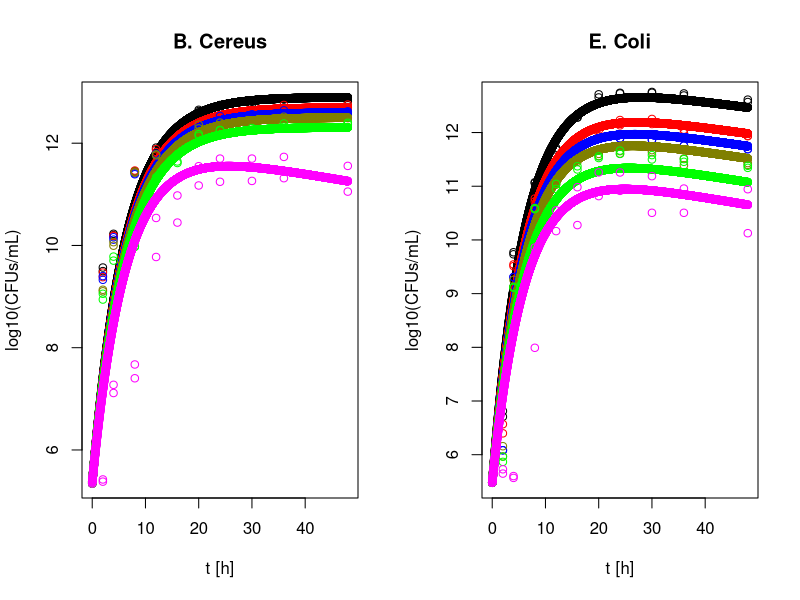

The R script that drew this image:
### Generate figures for bacterial concentration under carvacrol therapy


# (1) User-defined options:

# Step for time discretization:
h <- 0.01

# Estimated parameter values (first component of array for B.Cereus and second component for E.Coli):
mu_g0 <- c(2.7673,2.8545)
mu_d0 <- c(1.7591e-14,0.03046)
k_S   <- c(0.15944,0.1626)
k_g   <- c(0.00054077,0.0012016) 
k_d   <- c(0.14245,0.0012745)

###

# (2) Define experimental data:

# Measuring times [h] of each experiment:
t_exp <- c(0,2,4,8,12,16,20,24,30,36,48)

# Applied concentration of Carvacrol [mg/L] in each experiment:
C_exp <- c(0.000,50.000,75.000,100.00,150.000,200.000)       

# Number of experiments:
n_exp <- 6
           
# Experimental data (CFUs/mL) for B. Cereus (two repliques, one experiment per row):   
Exp1_CFUs_Bc <- rbind(c(240000, 3700000000, 15850000000, 2.795E+11, 8.2E+11,    1.35E+12,     4.25E+12, 5E+12,    6.45E+12,  7.15E+12, 6.55E+12),
                      c(240000, 2.40E+09,   1.55E+10,    2.92E+11,  6.70E+11,    1.15E+12,    2.53E+12, 3.30E+12, 3.90E+12,  5.60E+12, 5.70E+12),
                      c(240000, 2.13E+09,   1.45E+10,    2.57E+11,  6.20E+11,    8.80E+11,    1.99E+12, 3.40E+12, 3.70E+12,  4.40E+12, 4.20E+12),
                      c(240000, 1.27E+09,   1.16E+10,    2.79E+11,  5.80E+11,    8.70E+11,    2.30E+12, 2.53E+12, 2.70E+12,  3.30E+12, 3.10E+12),
                      c(240000, 8.75E+08,   5.05E+09,    9.40E+09,  8.90E+10,    4.40E+11,    1.40E+12, 1.78E+12, 1.83E+12,  2.43E+12, 2.51E+12),
                      c(240000, 240000,     18800000,    47000000,  34500000000, 95000000000, 3.55E+11, 5E+11,    5E+11,     5.4E+11,  3.6E+11))
 

Exp2_CFUs_Bc <- rbind(c(2.20E+05,3.15E+09,1.69E+10,2.79E+11,7.55E+11,1.34E+12,4.50E+12,5.60E+12,5.90E+12,7.30E+12,7.05E+12),
                      c(2.20E+05,2.95E+09,1.53E+10,2.69E+11,7.65E+11,1.02E+12,2.27E+12,3.30E+12,3.45E+12,4.85E+12,5.10E+12),
                      c(2.20E+05,2.52E+09,1.30E+10,2.47E+11,6.05E+11,6.80E+11,2.02E+12,2.70E+12,3.15E+12,3.45E+12,3.50E+12),
                      c(2.20E+05,1.36E+09,9.90E+09,2.66E+11,6.05E+11,8.25E+11,1.95E+12,2.22E+12,2.30E+12,2.70E+12,2.60E+12),
                      c(2.20E+05,1135000000,6050000000,9550000000,2.155E+11,4.1E+11,1.51E+12,1.815E+12,1.985E+12,2.095E+12,2.34E+12),
                      c(2.20E+05,265000,13000000,25250000,5950000000,28050000000,1.49E+11,1.76E+11,1.83E+11,2.07E+11,1.13E+11))
# Average of the two experiments:  
Exp_CFUs_Bc <- (Exp1_CFUs_Bc+Exp2_CFUs_Bc)/2

# Experimental data (CFUs/mL) for E. Coli (two repliques, one experiment per row):
Exp1_CFUs_Ec <- rbind(c(300000,5100000,5400000000,1.15E+11,4.8E+11,1.9E+12,4.5E+12,5.35E+12,5.5E+12,4.9E+12,3.7E+12),
                      c(300000,3.70E+06,3.50E+09,5.90E+10,2.35E+11,5.40E+11,1.10E+12,1.71E+12,1.79E+12,1.13E+12,8.70E+11),
                      c(300000,1.21E+06,2.03E+09,4.00E+10,1.52E+11,3.50E+11,4.80E+11,7.80E+11,7.30E+11,5.70E+11,4.90E+11),
                      c(300000,1.44E+06,1.80E+09,3.70E+10,1.14E+11,3.10E+11,4.00E+11,4.50E+11,4.70E+11,3.30E+11,2.70E+11),
                      c(300000,9.20E+05,1.34E+09,3.75E+10,8.90E+10,2.05E+11,3.60E+11,4.00E+11,3.80E+11,2.85E+11,2.20E+11),
                      c(300000,535000,400000,98000000,14600000000,18900000000,65500000000,82000000000,32000000000,32000000000,13350000000))

 
Exp2_CFUs_Ec <- rbind(c(305000,6500000,5900000000,1.185E+11,5.15E+11,1.915E+12,5.15E+12,5.5E+12,5.7E+12,5.35E+12,4.1E+12),
                      c(305000,2.50E+06,3.25E+09,5.20E+10,2.00E+11,5.80E+11,8.55E+11,1.36E+12,1.44E+12,9.75E+11,8.55E+11),
                      c(305000,1.21E+06,2.03E+09,4.00E+10,1.52E+11,3.50E+11,4.80E+11,7.80E+11,7.30E+11,5.70E+11,4.90E+11),
                      c(305000,9.30E+05,1.34E+09,3.95E+10,1.07E+11,2.85E+11,3.65E+11,4.05E+11,4.30E+11,2.45E+11,2.50E+11),
                      c(305000,735000,1275000000,39000000000,1.105E+11,2.35E+11,3.35E+11,4.6E+11,3.15E+11,3.2E+11,2.4E+11),
                      c(305000,445000,370000,7200000000,35500000000,96000000000,1.81E+11,1.805E+11,1.54E+11,90500000000,88000000000))   

# Average of the two experiments:
Exp_CFUs_Ec <- (Exp1_CFUs_Ec+Exp2_CFUs_Ec)/2


###

# (3) Calculate CFUs for B.Cereus and E. Coli for each experiment:

# Time discretization:
t <- seq(t_exp[1], t_exp[11], by=h)

# Number of time steps to calculate the solution:
nt = (t_exp[11]-t_exp[1])/h + 1;

# (3.1) Calculate solution for B.Cereus in each experiment:
sol_Bc <- matrix(0, n_exp, nt);

for(i in 1:n_exp){                             
  N0 <- Exp_CFUs_Bc[i,1]
  sol_Bc[i, ] <- N0*exp(mu_g0[1]*exp(-k_g[1]*C_exp[i])*(1-exp(-k_S[1]*t))/k_S[1] - mu_d0[1]*exp(k_d[1]*C_exp[i])*t)
}

# (3.2) Calculate solution for E.Coli in each experiment:
sol_Ec <- matrix(0, n_exp, nt);

for(i in 1:n_exp){                             
  N0 <- Exp_CFUs_Ec[i,1]
  sol_Ec[i, ] <- N0*exp(mu_g0[2]*exp(-k_g[2]*C_exp[i])*(1-exp(-k_S[2]*t))/k_S[2] - mu_d0[2]*exp(k_d[2]*C_exp[i])*t)
}

###

# (4) Plot results:

# (4.1) Define colors for plot:
cc <- c("black","red","blue",rgb(0.5,0.5,0),"green","magenta");

# (4.2) Plot experimental data VS model for B. Cereus:

par(mfrow=c(1,2))

plot(t, log10(sol_Bc[1,]), type = "b", col = cc[1], xlab = "t [h]", ylab = "log10(CFUs/mL)", main="B. Cereus")

lines(t_exp, log10(Exp1_CFUs_Bc[1,]), type="p", col = cc[1])
lines(t_exp, log10(Exp2_CFUs_Bc[1,]), type="p", col = cc[1])

for(i in 2:n_exp){
  lines(t,log10(sol_Bc[i,]), type = "o",col = cc[i])
  lines(t_exp,log10(Exp1_CFUs_Bc[i,]), type = "p",col = cc[i])
  lines(t_exp,log10(Exp2_CFUs_Bc[i,]), type = "p",col = cc[i])
}

# (4.3) Plot experimental data VS model for E. Coli:

plot(t, log10(sol_Ec[1,]), type = "b", col = cc[1], xlab = "t [h]", ylab = "log10(CFUs/mL)", main="E. Coli")

lines(t_exp, log10(Exp1_CFUs_Ec[1,]), type="p", col = cc[1])
lines(t_exp, log10(Exp2_CFUs_Ec[1,]), type="p", col = cc[1])

for(i in 2:n_exp){
  lines(t, log10(sol_Ec[i,]), type = "o", col = cc[i])
  lines(t_exp, log10(Exp1_CFUs_Ec[i,]), type = "p", col = cc[i])
  lines(t_exp, log10(Exp2_CFUs_Ec[i,]), type = "p", col = cc[i])
}
